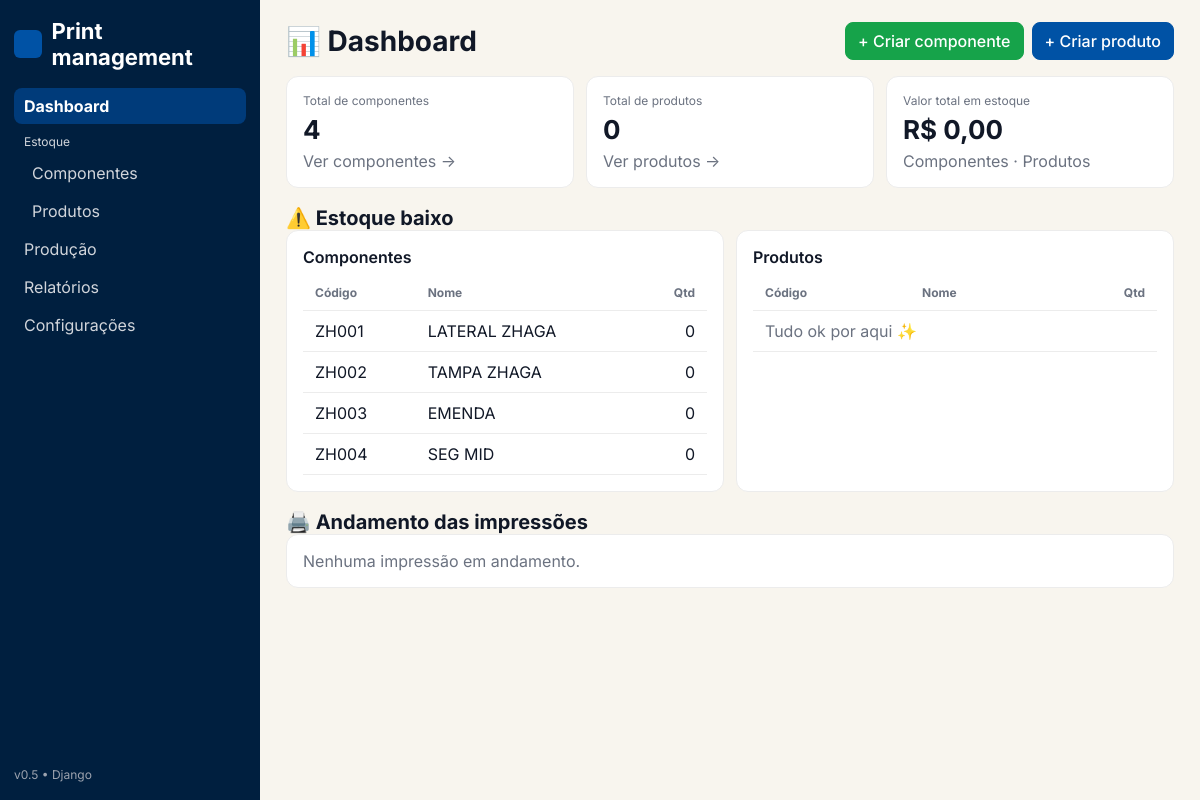
The app's page /, older data.
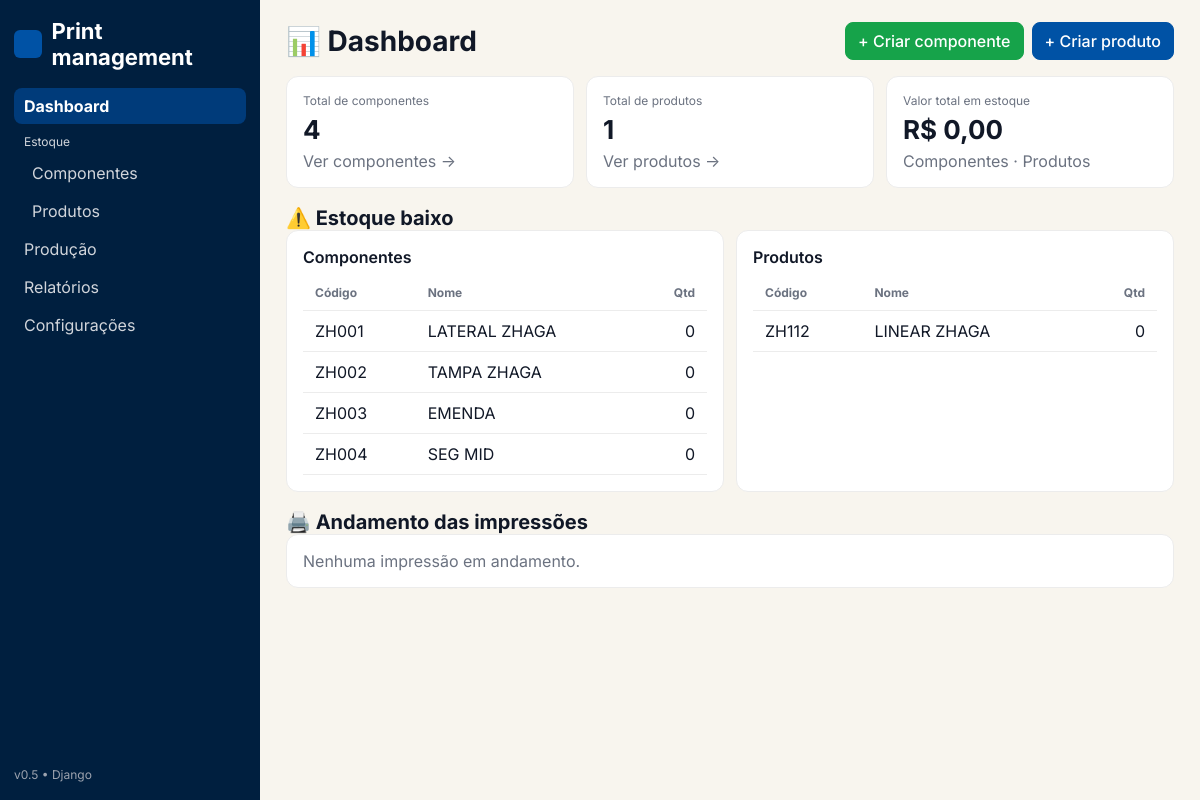
The same page, newer data.
### core/models.py (models this page shows, shortened)
class Component(models.Model):
    code = models.CharField("Código", max_length=32, unique=True)
    name = models.CharField("Nome", max_length=120)
    description = models.TextField("Descrição", blank=True)
    material = models.CharField("Material", max_length=60, blank=True)
    unit_cost = models.DecimalField("Custo unitário (R$)", max_digits=10, decimal_places=2, default=0)
    production_time = models.DurationField("Tempo de produção", default=timedelta())
    print_time_min = models.PositiveIntegerField("Tempo de impressão (min/un)", default=0)
    qty_on_hand = models.PositiveIntegerField("Qtd em estoque", default=0)
    created_at = models.DateTimeField(auto_now_add=True)
    updated_at = models.DateTimeField(auto_now=True)
    class Meta:
        ordering = ["code"]

class Product(models.Model):
    code = models.CharField("Código", max_length=32, unique=True)
    name = models.CharField("Nome", max_length=120)
    description = models.TextField("Descrição", blank=True)
    qty_on_hand = models.PositiveIntegerField("Qtd em estoque", default=0)
    created_at = models.DateTimeField(auto_now_add=True)
    updated_at = models.DateTimeField(auto_now=True)
    class Meta:
        ordering = ["code"]

### core/views.py (the view)
# urls.py: path('', views.dashboard, name='dashboard'),
def dashboard(request):
    total_componentes = Component.objects.count()
    total_produtos = Product.objects.count()
    valor_total_estoque = 0.0
    for c in Component.objects.all():
        qty = _qty_on_hand_for(c)
        cost = _cost_for_component(c)
        valor_total_estoque += qty * cost
    low_components = []
    for c in Component.objects.all():
        if _qty_on_hand_for(c) <= 3:
            low_components.append(c)
    low_products = []
    for p in Product.objects.all():
        if _qty_on_hand_for(p) <= 3:
            low_products.append(p)
    progress_items = []
    ctx = {
        "total_componentes": total_componentes,
        "total_produtos": total_produtos,
        "valor_total_estoque": valor_total_estoque,
        "low_components": low_components,
        "low_products": low_products,
        "progress_items": progress_items,
    }
    return render(request, "dashboard.html", ctx)

### core/views.py (called while the page is built, shortened)
def _get_any_attr(obj, names, default=0):
    for n in names:
        if hasattr(obj, n):
            val = getattr(obj, n)
            try:
                if callable(val):
                    continue
            except Exception:
                pass
            return val if val is not None else default
    return default

def _qty_on_hand_for(obj):
    direct = _get_any_attr(
        obj,
        ["qty_on_hand", "stock", "quantity", "amount", "qtd", "qtd_estoque", "estoque"],
        default=None,
    )
    if direct is not None:
        try:
            return float(direct)
        except Exception:
            return 0

def _cost_for_component(c):
    val = _get_any_attr(c, ["cost", "unit_cost", "custo", "preco"], default=0)
    try:
        return float(val)
    except Exception:
        return 0.0

### templates/dashboard.html (shortened to what this page needs)
{% extends "base.html" %}
{% block content %}
<div class="page-header">
  <div class="page-title">📊 Dashboard</div>
  <div class="page-actions">
    <a href="{% url 'componentes-new' %}" class="btn btn-success">+ Criar componente</a>
    <a href="{% url 'produtos-new' %}" class="btn btn-primary">+ Criar produto</a>
  </div>
</div>
<div class="blocks">
  <div class="block col-4">
    <div class="stat-title">Total de componentes</div>
    <div class="stat-value">{{ total_componentes|default:"0" }}</div>
    <div class="muted" style="margin-top:6px"><a href="{% url 'estoque-componentes' %}">Ver componentes →</a></div>
  </div>
  <div class="block col-4">
    <div class="stat-title">Total de produtos</div>
    <div class="stat-value">{{ total_produtos|default:"0" }}</div>
    <div class="muted" style="margin-top:6px"><a href="{% url 'estoque-produtos' %}">Ver produtos →</a></div>
  </div>
  <div class="block col-4">
    <div class="stat-title">Valor total em estoque</div>
    <div class="stat-value">R$ {{ valor_total_estoque|default:"0,00" }}</div>
    <div class="muted" style="margin-top:6px">
      <a href="{% url 'estoque-componentes' %}">Componentes</a> ·
      <a href="{% url 'estoque-produtos' %}">Produtos</a>
    </div>
  </div>
</div>
<div class="page-title" style="font-size:20px;margin-top:18px">⚠️ Estoque baixo</div>
<div class="blocks">
  <div class="block col-6">
    <div class="card-title">Componentes</div>
    <table>
      <thead><tr><th>Código</th><th>Nome</th><th class="right">Qtd</th></tr></thead>
      <tbody>
        {% if low_components %}
          {% for c in low_components %}
          <tr><td>{{ c.code }}</td><td>{{ c.name }}</td><td class="right">{{ c.inventory.qty_on_hand|default:"0" }}</td></tr>
          {% endfor %}
        {% else %}
          <tr><td colspan="3" class="muted">Tudo ok por aqui ✨</td></tr>
        {% endif %}
      </tbody>
    </table>
  </div>
  <div class="block col-6">
    <div class="card-title">Produtos</div>
    <table>
      <thead><tr><th>Código</th><th>Nome</th><th class="right">Qtd</th></tr></thead>
      <tbody>
        {% if low_products %}
          {% for p in low_products %}
          <tr><td>{{ p.code }}</td><td>{{ p.name }}</td><td class="right">{{ p.inventory.qty_on_hand|default:"0" }}</td></tr>
          {% endfor %}
        {% else %}
          <tr><td colspan="3" class="muted">Tudo ok por aqui ✨</td></tr>
        {% endif %}
      </tbody>
    </table>
  </div>
</div>
<div class="page-title" style="font-size:20px;margin-top:18px">🖨️ Andamento das impressões</div>
{% if progress_items %}
  {% for item in progress_items %}
    <div class="block">
      <div class="card-title">
        {{ item.product.code }} — {{ item.product.name }}
        <span class="badge">{{ item.total_printed|default:0 }} / {{ item.total_required|default:0 }}</span>
      </div>
      <div class="progress" title="{{ item.progress_percent|default:0|floatformat:0 }}%">
        <span style="width: {{ item.progress_percent|default:0|floatformat:0 }}%;"></span>
      </div>
      <div class="muted" style="text-align:right;margin-top:6px">{{ item.progress_percent|default:0|floatformat:0 }}%</div>
      <table style="margin-top:12px">
        <thead><tr><th>Componente</th><th class="right">Qtd impressa</th><th style="width:260px">Progresso</th><th class="right">Tempo restante</th></tr></thead>
        <tbody>
          {% for r in item.rows %}
          <tr>
            <td>{{ r.component.code }} — {{ r.component.name }}</td>
            <td class="right">{{ r.printed|default:0|floatformat:0 }} / {{ r.required|default:0|floatformat:0 }}</td>
            <td><div class="progress"><span style="width: {{ r.progress|default:0|floatformat:0 }}%;"></span></div></td>
            <td class="right">{{ r.time_remaining_hhmm|default:"—" }}</td>
          </tr>
          {% endfor %}
        </tbody>
      </table>
    </div>
  {% endfor %}
{% else %}
  <div class="block"><div class="muted">Nenhuma impressão em andamento.</div></div>
{% endif %}
{% endblock %}

Row changes from the older to the newer data that the page shows:
added Product: code "ZH112", name "LINEAR ZHAGA", inventory.qty_on_hand "0"
Text that changed along with them:
{{ total_produtos|default:"0" }}: "0" → "1"
text no longer shown: "Tudo ok por aqui ✨"
